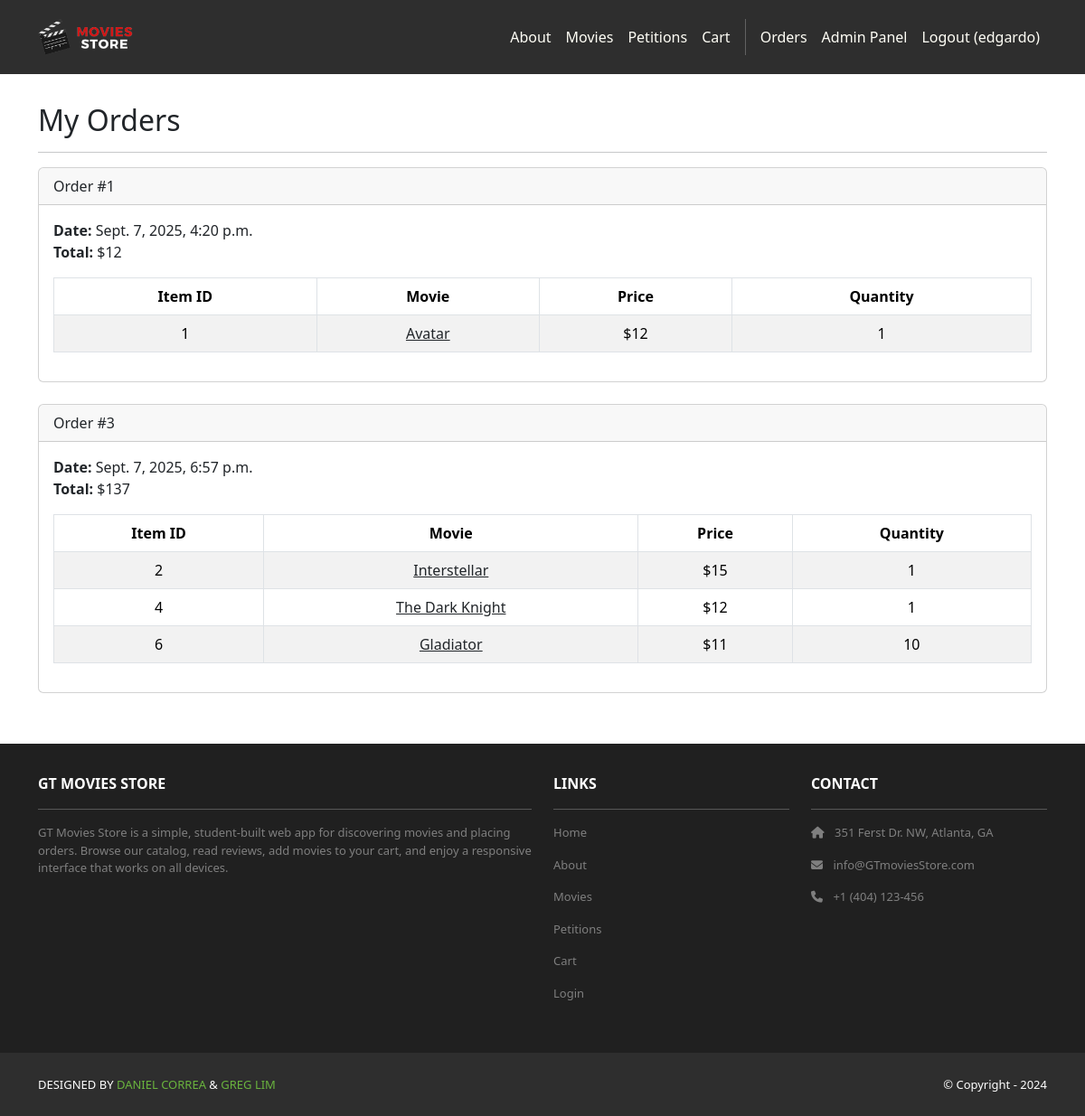
Page /accounts/orders/ (signed in) on the committed database.
### cart/models.py (models this page shows, shortened)
class Order(models.Model):
    id = models.AutoField(primary_key=True)
    total = models.IntegerField()
    date = models.DateTimeField(auto_now_add=True)
    user = models.ForeignKey(User,
        on_delete=models.CASCADE)

class Item(models.Model):
    id = models.AutoField(primary_key=True)
    price = models.IntegerField()
    quantity = models.IntegerField()
    order = models.ForeignKey(Order,
        on_delete=models.CASCADE)
    movie = models.ForeignKey(Movie,
        on_delete=models.CASCADE)

### movies/models.py (models this page shows, shortened)
class Movie(models.Model):
    id = models.AutoField(primary_key=True)
    name = models.CharField(max_length=255)
    price = models.IntegerField()
    description = models.TextField()
    image = models.ImageField(upload_to='movie_images/')

### accounts/views.py (the view)
# urls.py: path('orders/', views.orders, name='accounts.orders'),
@login_required
def orders(request):
    template_data = {}
    template_data['title'] = 'Orders'
    template_data['orders'] = request.user.order_set.all()
    return render(request, 'accounts/orders.html',
        {'template_data': template_data})

### accounts/templates/accounts/orders.html
{% extends 'base.html' %}
{% block content %}
<div class="p-3">
    <div class="container">
        <div class="row mt-3">
            <div class="col mx-auto mb-3">
                <h2>My Orders</h2>
                <hr />
                {% for order in template_data.orders %}
                <div class="card mb-4">
                    <div class="card-header">
                        Order #{{ order.id }}
                    </div>
                    <div class="card-body">
                        <b>Date:</b> {{ order.date }}<br />
                        <b>Total:</b> ${{ order.total }}<br />
                        <table class="table table-bordered table-striped text-center mt-3">
                            <thead>
                                <tr>
                                    <th scope="col">Item ID</th>
                                    <th scope="col">Movie</th>
                                    <th scope="col">Price</th>
                                    <th scope="col">Quantity</th>
                                </tr>
                            </thead>
                            <tbody>
                                {% for item in order.item_set.all %}
                                <tr>
                                    <td>{{ item.movie.id }}</td>
                                    <td>
                                        <a class="link-dark" href="{% url 'movies.show' id=item.movie.id %}">
                                            {{ item.movie.name }}
                                        </a>
                                    </td>
                                    <td>${{ item.movie.price }}</td>
                                    <td>{{ item.quantity }}</td>
                                </tr>
                                {% endfor %}
                            </tbody>
                        </table>
                    </div>
                </div>
                {% endfor %}
            </div>
        </div>
    </div>
</div>
{% endblock content %}

### GTmoviesStore/templates/base.html (shortened to what this page needs)
<!DOCTYPE html>
<html>
  {% load static %}
  <head>
    <link href="https://cdn.jsdelivr.net/npm/bootstrap@5.3.3/dist/css/bootstrap.min.css" rel="stylesheet">
    <link rel="stylesheet" href="https://cdnjs.cloudflare.com/ajax/libs/font-awesome/6.1.1/css/all.min.css">
    <link rel="stylesheet" type="text/css" href="{% static 'css/style.css' %}">
  </head>
  <body>
    <nav class="p-3 navbar navbar-dark bg-dark navbar-expand-lg">
      <div class="container">
        <a class="navbar-brand" href="{% url 'home.index' %}">
          <img src="{% static 'img/logo.png' %}" alt="logo" height="40" />
        </a>
        <div class="collapse navbar-collapse" id="navbarNavAltMarkup">
          <div class="navbar-nav ms-auto navbar-ml">
            <a class="nav-link" href="{% url 'home.about' %}">About</a>
            <a class="nav-link" href="{% url 'movies.index' %}">Movies</a>
            <a class="nav-link" href="{% url 'petitions.index' %}">Petitions</a>
            <a class="nav-link" href="{% url 'cart.index' %}">Cart</a>
            {% if user.is_authenticated %}
            <a class="nav-link" href="{% url 'accounts.orders' %}">Orders</a>
            {% if user.is_superuser %}
            <a class="nav-link" href="/admin/">Admin Panel</a>
            {% endif %}
            <a class="nav-link" href="{% url 'accounts.logout' %}">Logout ({{user.username }})</a>
            {% else %}
            <a class="nav-link" href="{% url 'accounts.login' %}">Login</a>
            <a class="nav-link" href="{% url 'accounts.signup' %}">Sign Up</a>
            {% endif %}
          </div>
        </div>
      </div>
    </nav>
    <div>
      {% block content %}
      {% endblock content %}
    </div>
    <section class="p-3 ms-footer d-none d-md-block">
      <div class="container">
        <div class="row mt-3 text-white">
          <div class="col-md-6 col-lg-6 col-xl-6 mx-auto mb-4">
            <b>GT MOVIES STORE</b>
            <hr />
            <p>
              GT Movies Store is a simple, student-built web app for discovering movies and placing orders. Browse our catalog, read reviews, add movies to your cart, and enjoy a responsive interface that works on all devices.
            </p>
          </div>
          <div class="col-md-3 col-lg-3 col-xl-3 mx-auto mb-4">
            <b>LINKS</b>
            <hr />
            <p><a class="nav-link" href="{% url 'home.index' %}">Home</a></p>
            <p><a class="nav-link" href="{% url 'home.about' %}">About</a></p>
            <p><a class="nav-link" href="{% url 'movies.index' %}">Movies</a></p>
            <p><a class="nav-link" href="{% url 'petitions.index' %}">Petitions</a></p>
            <p><a class="nav-link" href="{% url 'cart.index' %}">Cart</a></p>
            <p><a class="nav-link" href="{% url 'accounts.login' %}">Login</a></p>
          </div>
          <div class="col-md-3 col-lg-3 col-xl-3 mx-auto mb-4">
            <b>CONTACT</b>
            <hr />
            <p><i class="fas fa-home me-2"></i> 351 Ferst Dr. NW, Atlanta, GA</p>
            <p><i class="fas fa-envelope me-2"></i> info@GTmoviesStore.com</p>
            <p><i class="fas fa-phone me-2"></i> +1 (404) 123-456</p>
          </div>
        </div>
      </div>
    </section>
    <section class="p-3 ms-footer-bottom bg-dark">
      <div class="container d-flex justify-content-between">
        <div class="me-5 text-white">
          <span>DESIGNED BY <a href="https://www.x.com/danielgarax" target="_blank">DANIEL CORREA</a> & <a href="https://www.x.com/greglim81" target="_blank">GREG LIM</a></span>
        </div>
        <div class="text-white">
          <span>© Copyright - 2024</span>
        </div>
      </div>
    </section>
  </body>
</html>

### GTmoviesStore/static/css/style.css (style rules this page uses)
.navbar a.nav-link { color: #FFFEF6 !important; }
.bg-dark { background-color: #2E2E2E !important; }
.ms-footer { background-color: #202020; }
.ms-footer p { color: #7F7F7F; font-size: 13px; }
.ms-footer-bottom span { font-size: 13px; line-height: 38px; }
.ms-footer-bottom a { color: #6ab43e; text-decoration: none; }

### rows in the picture
Order: id "1", date "Sept. 7, 2025, 4:20 p.m.", total "12"
Item: movie.id "1", movie.name "Avatar", movie.price "12", quantity "1"
Order: id "3", date "Sept. 7, 2025, 6:57 p.m.", total "137"
Item: movie.id "2", movie.name "Interstellar", movie.price "15", quantity "1"
Item: movie.id "4", movie.name "The Dark Knight", movie.price "12", quantity "1"
Item: movie.id "6", movie.name "Gladiator", movie.price "11", quantity "10"

### other values in the picture
{{ user.username }} "edgardo"
